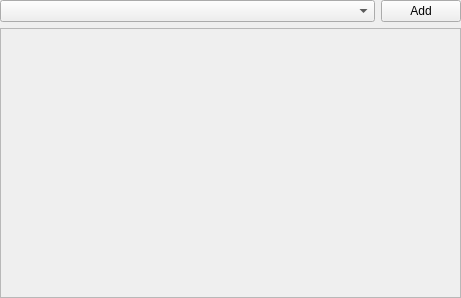
<?xml version="1.0" encoding="UTF-8"?>
<ui version="4.0">
 <class>Control</class>
 <widget class="QWidget" name="Control">
  <property name="geometry">
   <rect>
    <x>0</x>
    <y>0</y>
    <width>461</width>
    <height>298</height>
   </rect>
  </property>
  <property name="windowTitle">
   <string>Dialog</string>
  </property>
  <layout class="QVBoxLayout" name="verticalLayout">
   <property name="leftMargin">
    <number>0</number>
   </property>
   <property name="topMargin">
    <number>0</number>
   </property>
   <property name="rightMargin">
    <number>0</number>
   </property>
   <property name="bottomMargin">
    <number>0</number>
   </property>
   <item>
    <layout class="QHBoxLayout" name="horizontalLayout">
     <item>
      <widget class="QComboBox" name="control_dropdown">
       <property name="sizePolicy">
        <sizepolicy hsizetype="Expanding" vsizetype="Fixed">
         <horstretch>0</horstretch>
         <verstretch>0</verstretch>
        </sizepolicy>
       </property>
      </widget>
     </item>
     <item>
      <widget class="QPushButton" name="add_btn">
       <property name="text">
        <string>Add</string>
       </property>
      </widget>
     </item>
    </layout>
   </item>
   <item>
    <widget class="QScrollArea" name="control_scroll_area">
     <property name="widgetResizable">
      <bool>true</bool>
     </property>
     <widget class="QWidget" name="scrollAreaWidgetContents">
      <property name="geometry">
       <rect>
        <x>0</x>
        <y>0</y>
        <width>459</width>
        <height>263</height>
       </rect>
      </property>
      <layout class="QVBoxLayout" name="verticalLayout_3">
       <property name="leftMargin">
        <number>0</number>
       </property>
       <property name="topMargin">
        <number>0</number>
       </property>
       <property name="rightMargin">
        <number>0</number>
       </property>
       <property name="bottomMargin">
        <number>0</number>
       </property>
       <item>
        <layout class="QVBoxLayout" name="scroll_layout"/>
       </item>
      </layout>
     </widget>
    </widget>
   </item>
  </layout>
 </widget>
 <resources/>
 <connections/>
</ui>
